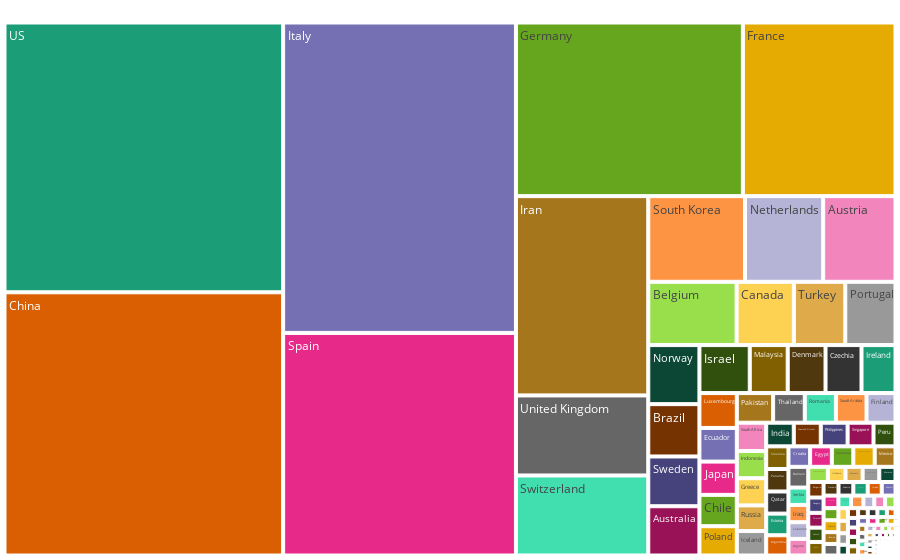

The code cell stored with this chart in its notebook:
### Markdown cell above
# Country wise Proportions

### Code cell
#hide
fig = px.treemap(c_lat_grp.sort_values(by='Cases', ascending=False).reset_index(drop=True), 
                 path=["Country"], values="Cases", title='COVID-19',
                 color_discrete_sequence = px.colors.qualitative.Dark2)
fig.update_layout(margin={"r":0,"t":0,"l":0,"b":0})
fig.show()


fig = px.treemap(e_lat_grp.sort_values(by='Cases', ascending=False).reset_index(drop=True), 
                 path=["Country"], values="Cases", title='EBOLA',
                 color_discrete_sequence = px.colors.qualitative.Dark2)
fig.update_layout(margin={"r":0,"t":0,"l":0,"b":0})
fig.show()


fig = px.treemap(s_lat_grp.sort_values(by='Cases', ascending=False).reset_index(drop=True), 
                 path=["Country"], values="Cases", title='SARS',
                 color_discrete_sequence = px.colors.qualitative.Dark2)
fig.update_layout(margin={"r":0,"t":0,"l":0,"b":0})
fig.show()


fig = px.treemap(mers_cntry, 
                 path=["Country"], values="Confirmed", title='MERS',
                 color_discrete_sequence = px.colors.qualitative.Dark2)
fig.update_layout(margin={"r":0,"t":0,"l":0,"b":0})
fig.show()

### Figure 1 — Plotly figure (JSON) as saved in the notebook; plotly's stock layout.template omitted (floating-point values rounded to 4 significant figures; data arrays with more than 128 entries replaced by an {"elided": "..."} marker saying what was removed)
{"data": [{"branchvalues": "total", "domain": {"x": [0, 1], "y": [0, 1]}, "hovertemplate": "labels=%{label}<br>Cases=%{value}<br>parent=%{parent}<br>id=%{id}<extra></extra>", "ids": {"elided": "175 str values"}, "labels": {"elided": "175 str values"}, "name": "", "parents": {"elided": "175 str values"}, "type": "treemap", "values": {"elided": "175 int values"}}], "layout": {"legend": {"tracegroupgap": 0}, "margin": {"b": 0, "l": 0, "r": 0, "t": 0}, "title": {"text": "COVID-19"}, "treemapcolorway": ["rgb(27,158,119)", "rgb(217,95,2)", "rgb(117,112,179)", "rgb(231,41,138)", "rgb(102,166,30)", "rgb(230,171,2)", "rgb(166,118,29)", "rgb(102,102,102)"]}}
